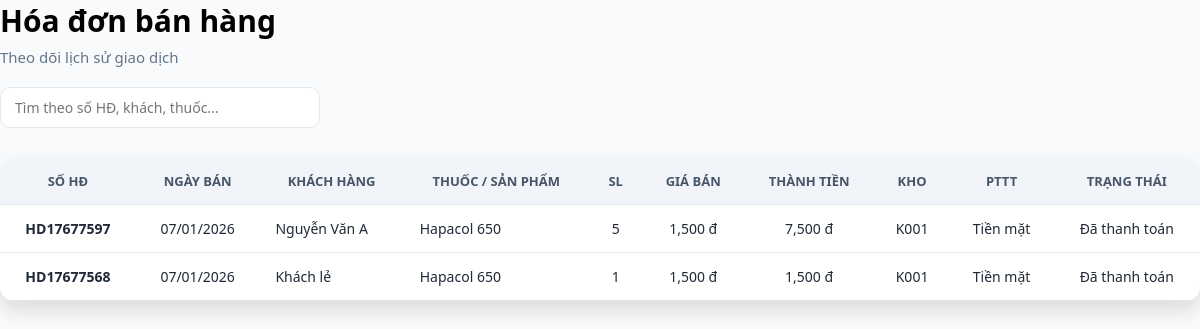
Page /hoa-don.php on the committed database.
### tables this page shows
CREATE TABLE `hoa_don` (
  `so_hd` varchar(10) NOT NULL,
  `ngay_ban` date DEFAULT NULL,
  `ma_khach` varchar(10) DEFAULT NULL,
  `phuong_thuc_thanh_toan` enum('Tiền mặt','Chuyển khoản','Thẻ') DEFAULT 'Tiền mặt',
  `tong_tien_cuoi` decimal(15,2) DEFAULT NULL,
  `trang_thai` enum('Chưa thanh toán','Đã thanh toán') DEFAULT 'Đã thanh toán'
);

CREATE TABLE `khachhang` (
  `ma_khach` varchar(10) NOT NULL,
  `ten_khach_hang` varchar(255) NOT NULL,
  `dia_chi` text NOT NULL,
  `dien_thoai` varchar(15) NOT NULL
);

CREATE TABLE `sp` (
  `ma_sp` varchar(10) NOT NULL,
  `ten_sp` varchar(255) NOT NULL,
  `ma_danh_muc` varchar(10) NOT NULL,
  `nha_san_xuat` varchar(255) NOT NULL,
  `gia_ban` decimal(10,2) NOT NULL,
  `han_su_dung` date NOT NULL,
  `hoat_chat` varchar(255) NOT NULL,
  `don_vi_tinh` varchar(50) DEFAULT 'Viên',
  `ma_kho` varchar(10) DEFAULT NULL
);

CREATE TABLE `hoa_don_chi_tiet` (
  `id` int(11) NOT NULL,
  `so_hd` varchar(10) DEFAULT NULL,
  `ma_sp` varchar(10) DEFAULT NULL,
  `so_luong` int(11) DEFAULT NULL,
  `gia_ban` decimal(10,2) DEFAULT NULL,
  `thanh_tien` decimal(15,2) DEFAULT NULL
);

### hoa-don.php (the view, shortened to what this page needs)
<!DOCTYPE html>
<html lang="vi">
<head>
    <link rel="stylesheet" href="css.css">
</head>
<body>
<?php
include("connect.php");
mysqli_set_charset($conn, "utf8");
$sql = "
    SELECT
        hd.so_hd,
        hd.ngay_ban,
        kh.ten_khach_hang,
        sp.ten_sp,
        ct.so_luong,
        ct.gia_ban,
        ct.thanh_tien,
        sp.ma_kho,
        hd.phuong_thuc_thanh_toan,
        hd.trang_thai
    FROM hoa_don hd
    JOIN khachhang kh ON hd.ma_khach = kh.ma_khach
    JOIN hoa_don_chi_tiet ct ON hd.so_hd = ct.so_hd
    JOIN sp ON ct.ma_sp = sp.ma_sp
    ORDER BY hd.ngay_ban DESC
";
$result = $conn->query($sql);
?>
<div class="page-header">
    <h1>Hóa đơn bán hàng</h1>
    <p>Theo dõi lịch sử giao dịch </p>
</div>
<div class="toolbar">
    <input type="text" id="searchInput" placeholder="Tìm theo số HĐ, khách, thuốc..." onkeyup="timKiem()">
</div>
<div class="table-box">
    <table id="hoaDonTable">
        <thead>
            <tr>
                <th>Số HĐ</th>
                <th>Ngày bán</th>
                <th>Khách hàng</th>
                <th>Thuốc / Sản phẩm</th>
                <th>SL</th>
                <th>Giá bán</th>
                <th>Thành tiền</th>
                <th>Kho</th>
                <th>PTTT</th>
                <th>Trạng thái</th>
            </tr>
        </thead>
        <tbody>
        <?php if ($result && $result->num_rows > 0): ?>
            <?php while($row = $result->fetch_assoc()): ?>
                <tr>
                    <td><strong><?= htmlspecialchars($row['so_hd']) ?></strong></td>
                    <td><?= date("d/m/Y", strtotime($row['ngay_ban'])) ?></td>
                    <td style="text-align: left;"><?= htmlspecialchars($row['ten_khach_hang']) ?></td>
                    <td style="text-align: left;"><?= htmlspecialchars($row['ten_sp']) ?></td>
                    <td><?= number_format($row['so_luong']) ?></td>
                    <td><?= number_format($row['gia_ban']) ?> đ</td>
                    <td><?= number_format($row['thanh_tien']) ?> đ</td>
                    <td><?= htmlspecialchars($row['ma_kho']) ?></td>
                    <td><?= htmlspecialchars($row['phuong_thuc_thanh_toan']) ?></td>
                    <td>
                        <span class="badge <?= ($row['trang_thai'] === 'Đã thanh toán') ? 'paid' : 'unpaid' ?>">
                            <?= htmlspecialchars($row['trang_thai']) ?>
                        </span>
                    </td>
                </tr>
            <?php endwhile; ?>
        <?php else: ?>
            <tr><td colspan="10" style="text-align:center; padding: 20px; color: gray;">Chưa có dữ liệu hóa đơn nào hoặc lỗi truy vấn.</td></tr>
        <?php endif; ?>
        </tbody>
    </table>
</div>
</body>
</html>

### css.css (style rules this page uses)
* { box-sizing: border-box; font-family: 'Segoe UI', sans-serif; }
body { margin: 0; padding: 0px; background: #f8fafc; color: #1f2937; }
.page-header h1 { margin: 0; font-size: 30px; font-weight: 700; color: black; }
.page-header p { margin-top: 6px; font-size: 15px; color: #64748b; }
.toolbar { display: flex; justify-content: space-between; align-items: center; margin: 20px 0; gap: 10px; }
.toolbar input { width: 320px; padding: 10px 14px; border-radius: 10px; border: 1px solid #e2e8f0; font-size: 14px; }
.table-box { background: white; margin-top: 30px; border-radius: 14px; overflow: hidden; box-shadow: 0 10px 20px rgba(0,0,0,.12); }
table { width: 100%; border-collapse: collapse; }
thead { background: #f1f5f9; }
th, td { padding: 14px 16px; border-bottom: 1px solid #e2e8f0; font-size: 14px; text-align: center; }
th { text-transform: uppercase; font-size: 13px; color: #475569; text-align: center; }

### rows in the picture
hoa_don: so_hd "HD17677597", ngay_ban "07/01/2026", ma_khach.ten_khach_hang "Nguyễn Văn A", sp.ten_sp "Hapacol 650", hoa_don_chi_tiet.so_luong "5", hoa_don_chi_tiet.gia_ban "1,500", hoa_don_chi_tiet.thanh_tien "7,500", sp.ma_kho "K001", phuong_thuc_thanh_toan "Tiền mặt", trang_thai "Đã thanh toán"
hoa_don: so_hd "HD17677568", ngay_ban "07/01/2026", ma_khach.ten_khach_hang "Khách lẻ", sp.ten_sp "Hapacol 650", hoa_don_chi_tiet.so_luong "1", hoa_don_chi_tiet.gia_ban "1,500", hoa_don_chi_tiet.thanh_tien "1,500", sp.ma_kho "K001", phuong_thuc_thanh_toan "Tiền mặt", trang_thai "Đã thanh toán"
